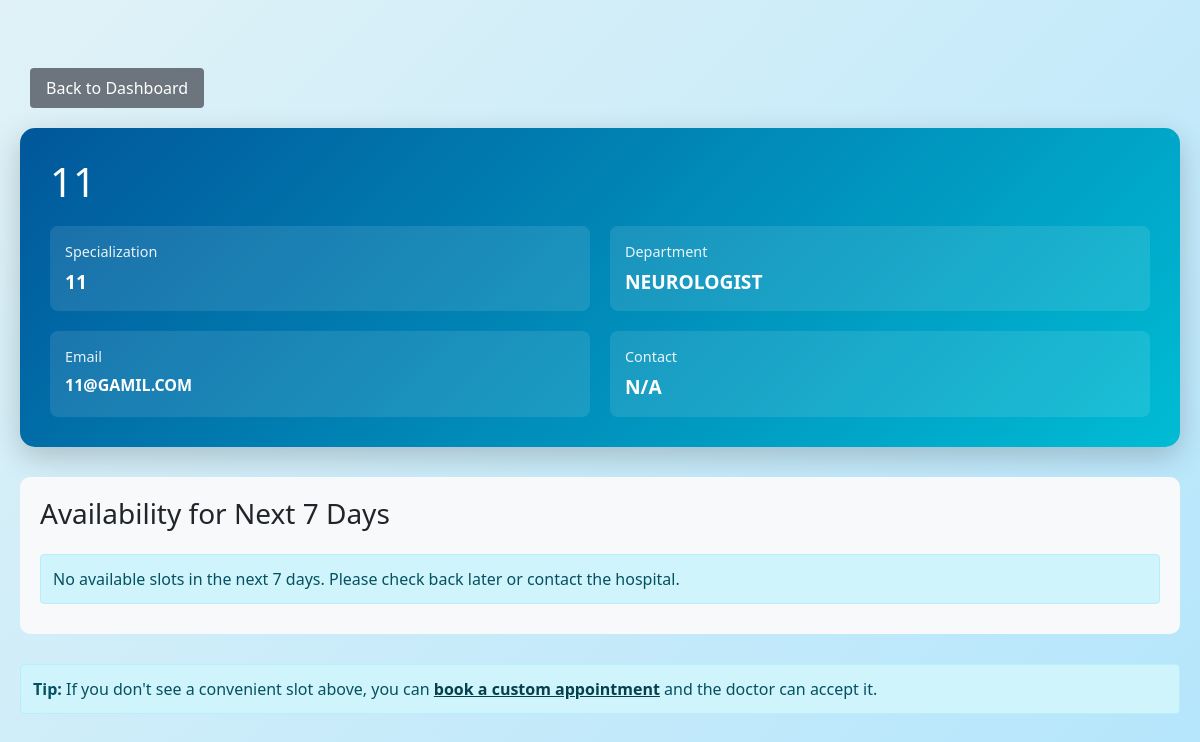
/patient_view_doctor/1 (signed in), run on the app's committed database.
### application/models.py (models this page shows, shortened)
class Doctor(db.Model, UserMixin):
    __tablename__ = 'doctors'
    id = db.Column(db.Integer, primary_key=True)
    username = db.Column(db.String(80), unique=True, nullable=False)
    passwordd = db.Column(db.String(255), nullable=False)
    name = db.Column(db.String(100), nullable=False)
    email = db.Column(db.String(120), unique=True, nullable=False)
    contact = db.Column(db.String(15))
    specialization = db.Column(db.String(100), nullable=False)
    department_id = db.Column(db.Integer, db.ForeignKey('departments.id'), nullable=False)
    qualifications = db.Column(db.Text)
    is_blacklisted = db.Column(db.Boolean, default=False)
    doctor_id = db.Column(db.Integer, db.ForeignKey('users.id'), nullable=False, unique=True)
    appointments = db.relationship('Appointment', backref='doctor', lazy=True)

class Department(db.Model):
    __tablename__ = 'departments'
    id = db.Column(db.Integer, primary_key=True)
    name = db.Column(db.String(100), unique=True, nullable=False)
    description = db.Column(db.Text, nullable=False)
    doctors = db.relationship('Doctor', backref='department', lazy=True)

### application/routes.py (the view)
@app.route('/patient_view_doctor/<int:doctor_id>')
@login_required
def patient_view_doctor(doctor_id):
    if current_user.user_role != 2:
        abort(403)
    doctor = Doctor.query.get_or_404(doctor_id)
    if doctor.is_blacklisted:
        flash('Doctor not available', 'error')
        return redirect(url_for('patient_dashboard'))
    today = date.today()
    next_week = [today + timedelta(days=i) for i in range(7)]
    availability = []
    for day in next_week:
        available_slots = Appointment.query.filter_by(
            doctor_id=doctor.id,
            date=day,
            status='Available'
        ).order_by(Appointment.st_time.asc()).all()
        booked_appointments = Appointment.query.filter(
            Appointment.doctor_id == doctor.id,
            Appointment.date == day,
            Appointment.status.in_(['Booked', 'Completed'])
        ).order_by(Appointment.st_time.asc()).all()
        availability.append({
            'date': day,
            'day_name': day.strftime('%A'),
            'available_slots': available_slots,
            'booked_appointments': booked_appointments,
            'slots_available': len(available_slots) > 0
        })
    return render_template('patient_view_doctor.html',
                         doctor=doctor,
                         availability=availability)

### templates/patient_view_doctor.html (shortened to what this page needs)
<!DOCTYPE html>
<html lang="en">
<head>
    <link href="https://cdn.jsdelivr.net/npm/bootstrap@5.1.3/dist/css/bootstrap.min.css" rel="stylesheet">
    <link rel="stylesheet" href="{{ url_for('static', filename='style.css') }}">
</head>
<body>
    <div class="container mt-5">
        <a href="{{ url_for('patient_dashboard') }}" class="btn btn-secondary back-btn"> Back to Dashboard</a>
        <div class="doctor-profile-card">
            <h1>{{ doctor.name }}</h1>
            <div class="doctor-info">
                <div class="info-item">
                    <div class="info-label">Specialization</div>
                    <div class="info-value">{{ doctor.specialization }}</div>
                </div>
                <div class="info-item">
                    <div class="info-label">Department</div>
                    <div class="info-value">{{ doctor.department.name }}</div>
                </div>
                <div class="info-item">
                    <div class="info-label">Email</div>
                    <div class="info-value" style="font-size: 1rem;">{{ doctor.email }}</div>
                </div>
                <div class="info-item">
                    <div class="info-label">Contact</div>
                    <div class="info-value">{{ doctor.contact or 'N/A' }}</div>
                </div>
            </div>
        </div>
        <div class="availability-section">
            <h3 class="mb-4"> Availability for Next 7 Days</h3>
            {% set has_slots = false %}
            {% if not has_slots %}
                <div class="alert alert-info">
                     No available slots in the next 7 days. Please check back later or contact the hospital.
                </div>
            {% endif %}
        </div>
        <div class="alert alert-info" role="alert">
            <strong> Tip:</strong> If you don't see a convenient slot above, you can <a href="{{ url_for('create_appointment') }}" class="alert-link">book a custom appointment</a> and the doctor can accept it.
        </div>
    </div>
</body>
</html>

### static/style.css (style rules this page uses)
* { margin: 0; padding: 0; box-sizing: border-box; }
body { font-family: 'Segoe UI', Tahoma, Geneva, Verdana, sans-serif; background: linear-gradient(135deg, #e0f2f7 0%, #b3e5fc 100%); margin: 0; padding: 0; min-height: 100vh; }
.container { max-width: 1200px; margin: 0 auto; padding: 20px; }
button, .btn { padding: 10px 20px; border-radius: 4px; border: none; font-size: 16px; cursor: pointer; text-decoration: none; display: inline-block; transition: 0.3s; font-weight: normal; }
.btn { width: auto; padding: 8px 16px; background: linear-gradient(135deg, #0277bd 0%, #0288d1 100%); color: white; }
.btn-secondary { background: #6c757d; color: white; margin-left: 10px; }
.alert { padding: 12px; margin: 10px 0; border-radius: 4px; }

### templates/patient_view_doctor.html (style rules this page uses)
.doctor-profile-card { background: linear-gradient(135deg, #01579b 0%, #00bcd4 100%); color: white; border-radius: 15px; padding: 30px; margin-bottom: 30px; box-shadow: 0 10px 30px rgba(0,0,0,0.2); }
.doctor-info { display: grid; grid-template-columns: 1fr 1fr; gap: 20px; margin-top: 20px; }
.info-item { background: rgba(255,255,255,0.1); padding: 15px; border-radius: 8px; }
.info-label { font-size: 0.9rem; opacity: 0.9; }
.info-value { font-size: 1.2rem; font-weight: bold; margin-top: 5px; }
.availability-section { background: #f8f9fa; border-radius: 10px; padding: 20px; margin-bottom: 30px; }
.back-btn { margin-bottom: 20px; }

### data on the page
Doctor: name "11", specialization "11", email "11@GAMIL.COM", contact "N/A"
Department: department.name "NEUROLOGIST"
